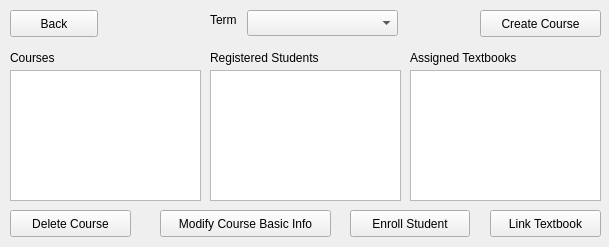
<?xml version="1.0" encoding="UTF-8"?>
<ui version="4.0">
 <class>ManageCoursesInterfaceWindow</class>
 <widget class="QWidget" name="ManageCoursesInterfaceWindow">
  <property name="geometry">
   <rect>
    <x>0</x>
    <y>0</y>
    <width>609</width>
    <height>247</height>
   </rect>
  </property>
  <property name="windowTitle">
   <string>Form</string>
  </property>
  <widget class="QComboBox" name="termSelectOption">
   <property name="geometry">
    <rect>
     <x>247</x>
     <y>10</y>
     <width>151</width>
     <height>26</height>
    </rect>
   </property>
  </widget>
  <widget class="QLabel" name="termLabel">
   <property name="geometry">
    <rect>
     <x>210</x>
     <y>10</y>
     <width>30</width>
     <height>20</height>
    </rect>
   </property>
   <property name="text">
    <string>Term</string>
   </property>
  </widget>
  <widget class="QListView" name="courseListView">
   <property name="geometry">
    <rect>
     <x>10</x>
     <y>70</y>
     <width>191</width>
     <height>131</height>
    </rect>
   </property>
  </widget>
  <widget class="QPushButton" name="deleteCourseOption">
   <property name="geometry">
    <rect>
     <x>10</x>
     <y>210</y>
     <width>121</width>
     <height>27</height>
    </rect>
   </property>
   <property name="text">
    <string>Delete Course</string>
   </property>
  </widget>
  <widget class="QPushButton" name="backButton">
   <property name="geometry">
    <rect>
     <x>10</x>
     <y>10</y>
     <width>88</width>
     <height>27</height>
    </rect>
   </property>
   <property name="text">
    <string>Back</string>
   </property>
  </widget>
  <widget class="QPushButton" name="createCourseOption">
   <property name="geometry">
    <rect>
     <x>480</x>
     <y>10</y>
     <width>121</width>
     <height>27</height>
    </rect>
   </property>
   <property name="text">
    <string>Create Course</string>
   </property>
  </widget>
  <widget class="QPushButton" name="editCourseOption">
   <property name="geometry">
    <rect>
     <x>160</x>
     <y>210</y>
     <width>171</width>
     <height>27</height>
    </rect>
   </property>
   <property name="text">
    <string>Modify Course Basic Info</string>
   </property>
  </widget>
  <widget class="QLabel" name="courseLabel">
   <property name="geometry">
    <rect>
     <x>10</x>
     <y>50</y>
     <width>51</width>
     <height>16</height>
    </rect>
   </property>
   <property name="text">
    <string>Courses</string>
   </property>
  </widget>
  <widget class="QListView" name="registeredStudentListView">
   <property name="geometry">
    <rect>
     <x>210</x>
     <y>70</y>
     <width>191</width>
     <height>131</height>
    </rect>
   </property>
  </widget>
  <widget class="QListView" name="assignedTextbookListView">
   <property name="geometry">
    <rect>
     <x>410</x>
     <y>70</y>
     <width>191</width>
     <height>131</height>
    </rect>
   </property>
  </widget>
  <widget class="QLabel" name="studentLabel">
   <property name="geometry">
    <rect>
     <x>210</x>
     <y>50</y>
     <width>121</width>
     <height>16</height>
    </rect>
   </property>
   <property name="text">
    <string>Registered Students</string>
   </property>
  </widget>
  <widget class="QLabel" name="TextbookLabel">
   <property name="geometry">
    <rect>
     <x>410</x>
     <y>50</y>
     <width>121</width>
     <height>16</height>
    </rect>
   </property>
   <property name="text">
    <string>Assigned Textbooks</string>
   </property>
  </widget>
  <widget class="QPushButton" name="enrollStudentOption">
   <property name="geometry">
    <rect>
     <x>350</x>
     <y>210</y>
     <width>120</width>
     <height>27</height>
    </rect>
   </property>
   <property name="text">
    <string>Enroll Student</string>
   </property>
  </widget>
  <widget class="QPushButton" name="linkTextbookOption">
   <property name="geometry">
    <rect>
     <x>490</x>
     <y>210</y>
     <width>111</width>
     <height>27</height>
    </rect>
   </property>
   <property name="text">
    <string>Link Textbook</string>
   </property>
  </widget>
 </widget>
 <resources/>
 <connections/>
</ui>
